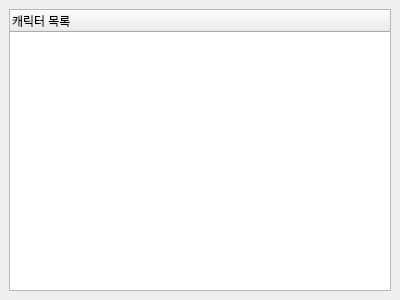
<?xml version="1.0" encoding="UTF-8"?>
<ui version="4.0">
 <class>Characterlistwidget</class>
 <widget class="QDockWidget" name="Characterlistwidget">
  <property name="geometry">
   <rect>
    <x>0</x>
    <y>0</y>
    <width>400</width>
    <height>300</height>
   </rect>
  </property>
  <property name="windowTitle">
   <string/>
  </property>
  <widget class="QWidget" name="dockWidgetContents">
   <layout class="QGridLayout" name="gridLayout">
    <item row="0" column="0">
     <widget class="QTreeWidget" name="charTreeWidget">
      <property name="contextMenuPolicy">
       <enum>Qt::CustomContextMenu</enum>
      </property>
      <column>
       <property name="text">
        <string>캐릭터 목록</string>
       </property>
      </column>
     </widget>
    </item>
   </layout>
  </widget>
 </widget>
 <resources/>
 <connections/>
</ui>
